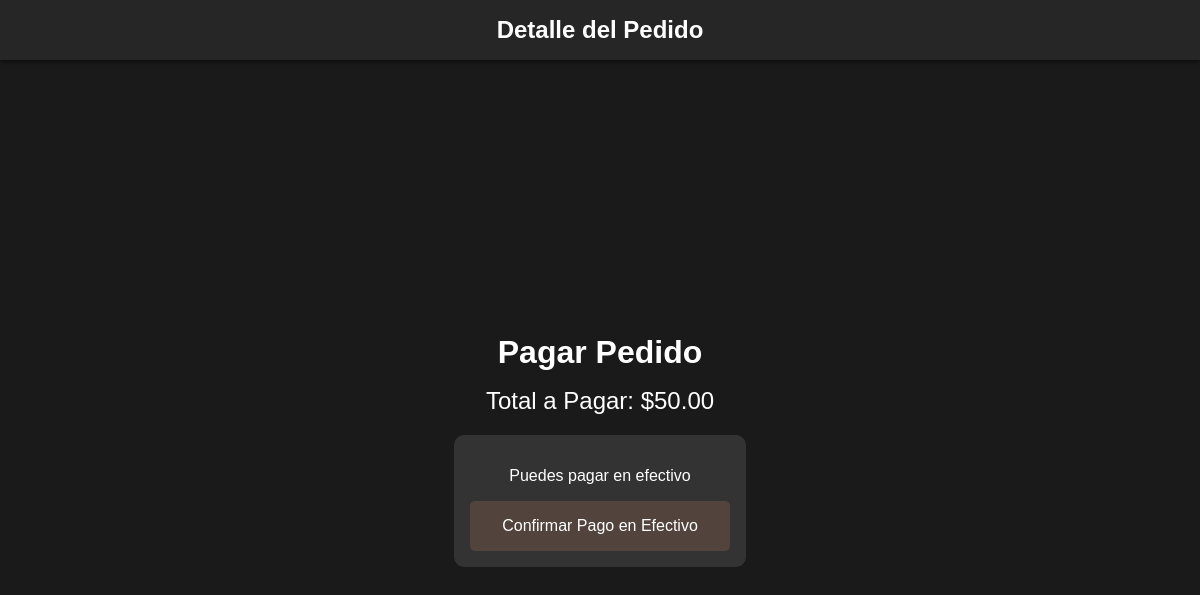
/php/menu/pagar.php?id=1, run on an earlier commit of the app's database.
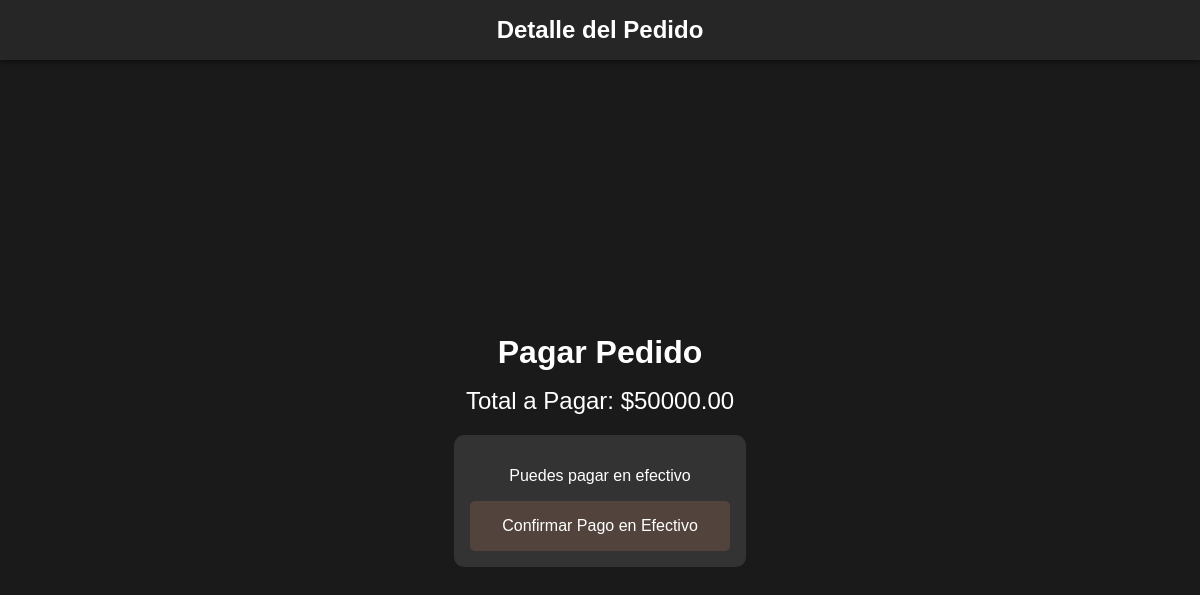
And on a later commit of the database.
### tables this page shows
CREATE TABLE Pedido (
    id_pedido INT NOT NULL AUTO_INCREMENT,
    id_detalle_mesero_mesa INT NULL,  
    total_cuenta DECIMAL(10, 2) NOT NULL,
    hora TIME NOT NULL,
    fecha DATE NOT NULL,
    estado ENUM('recibido', 'en preparación', 'preparado', 'servido', 'completado', 'cancelado') NOT NULL DEFAULT 'recibido',
    tipo ENUM('Delivery', 'Para Llevar', 'Para Servir') NOT NULL DEFAULT 'Para Servir',
    prioridad ENUM('prioritario', 'normal') NOT NULL DEFAULT 'normal',  
    estado_pago ENUM('pagado', 'pendiente') NOT NULL DEFAULT 'pendiente',  
    PRIMARY KEY (id_pedido),
    FOREIGN KEY (id_detalle_mesero_mesa) REFERENCES detalle_mesero_mesa(id_detalle) ON DELETE SET NULL
);

### php/menu/pagar.php (the view, shortened to what this page needs)
<?php
$servername = "localhost";
$username = "root";
$password = "";
$dbname = "restaurante_bd";
$conn = new mysqli($servername, $username, $password, $dbname);
$order_id = isset($_GET['id']) ? intval($_GET['id']) : 0;
$order_info = [];
if ($order_id > 0) {
    $sql = "SELECT id_pedido, total_cuenta FROM Pedido WHERE id_pedido = ?";
    $stmt = $conn->prepare($sql);
    $stmt->bind_param("i", $order_id);
    $stmt->execute();
    $result = $stmt->get_result();
    if ($result->num_rows > 0) {
        $order_info = $result->fetch_assoc();
    } else {
        die("No se encontró el pedido.");
    }
}
$total_cuenta = $order_info['total_cuenta'] ?? 0;
?>
<!DOCTYPE html>
<html lang="es">
<head>
    <link rel="stylesheet" href="../../css/pagar.css">
</head>
<body>
    <header>
        <nav>
            <div class="logo">Detalle del Pedido</div>
        </nav>
    </header>
    <main>
        <h1>Pagar Pedido</h1>
        <?php if (empty($order_info)) : ?>
            <p>No se encontró información del pedido.</p>
        <?php else : ?>
            <div class="total-cuenta">Total a Pagar: $<?php echo htmlspecialchars(number_format($total_cuenta, 2, '.', '')); ?></div>
            <div class="payment-option">
                <p>Puedes pagar en efectivo</p>
                <form action="marcar_pedido_completado.php" method="POST">
                    <button type="submit" class="efectivo-button">Confirmar Pago en Efectivo</button>
                </form>
            </div>
        <?php endif; ?>
    </main>
</body>
</html>

What changed in the data, as far as the page shows it:
changed pedido: total_cuenta "50.00" → "50000.00"
